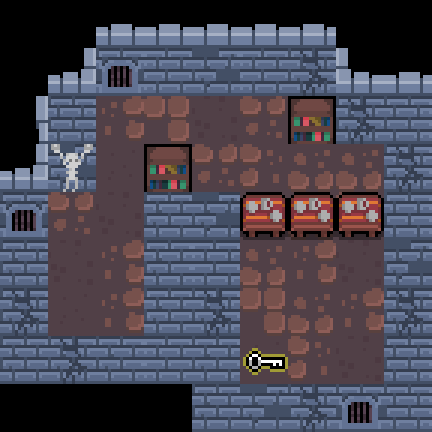

This game map was drawn from its Tiled (.tmx) file and the tilesets committed beside it. A one-line description and the trimmed map source follow:
An orthogonal 9x9 tile map with 48x48 px tiles, 3 tile layers (Слой тайлов 1, Слой тайлов 2, Слой тайлов 3) and 10 objects (6x spike, 3x slime, player).

<map version="1.5" tiledversion="1.7.2" orientation="orthogonal" renderorder="right-down" width="9" height="9" tilewidth="48" tileheight="48" infinite="0" nextlayerid="5" nextobjectid="11">
 <tileset firstgid="1" source="../data/castle_tileset.tsx" />
 <layer id="1" name="Слой тайлов 1" width="9" height="9">
  <data>[81 cells, 72 non-empty, 18 distinct tile ids]</data>
 </layer>
 <layer id="2" name="Слой тайлов 2" width="9" height="9">
  <data>[81 cells, 4 non-empty, 2 distinct tile ids]</data>
 </layer>
 <layer id="4" name="Слой тайлов 3" width="9" height="9">
  <data>[81 cells, 1 non-empty, 1 distinct tile ids]</data>
 </layer>
 <objectgroup id="3" name="Слой объектов 1">
  <object id="1" name="1" type="slime" x="120" y="170" />
  <object id="2" name="2" type="slime" x="313" y="314" />
  <object id="3" name="3" type="slime" x="360" y="360" />
  <object id="4" name="Player" type="player" x="73" y="309" />
  <object id="5" name="1" type="spike" x="121" y="209.5" />
  <object id="6" name="2" type="spike" x="214" y="169.5" />
  <object id="7" name="3" type="spike" x="262.5" y="169.5" />
  <object id="8" name="4" type="spike" x="268.5" y="215" />
  <object id="9" name="5" type="spike" x="309.5" y="215" />
  <object id="10" name="6" type="spike" x="310" y="256.5" />
 </objectgroup>
</map>
